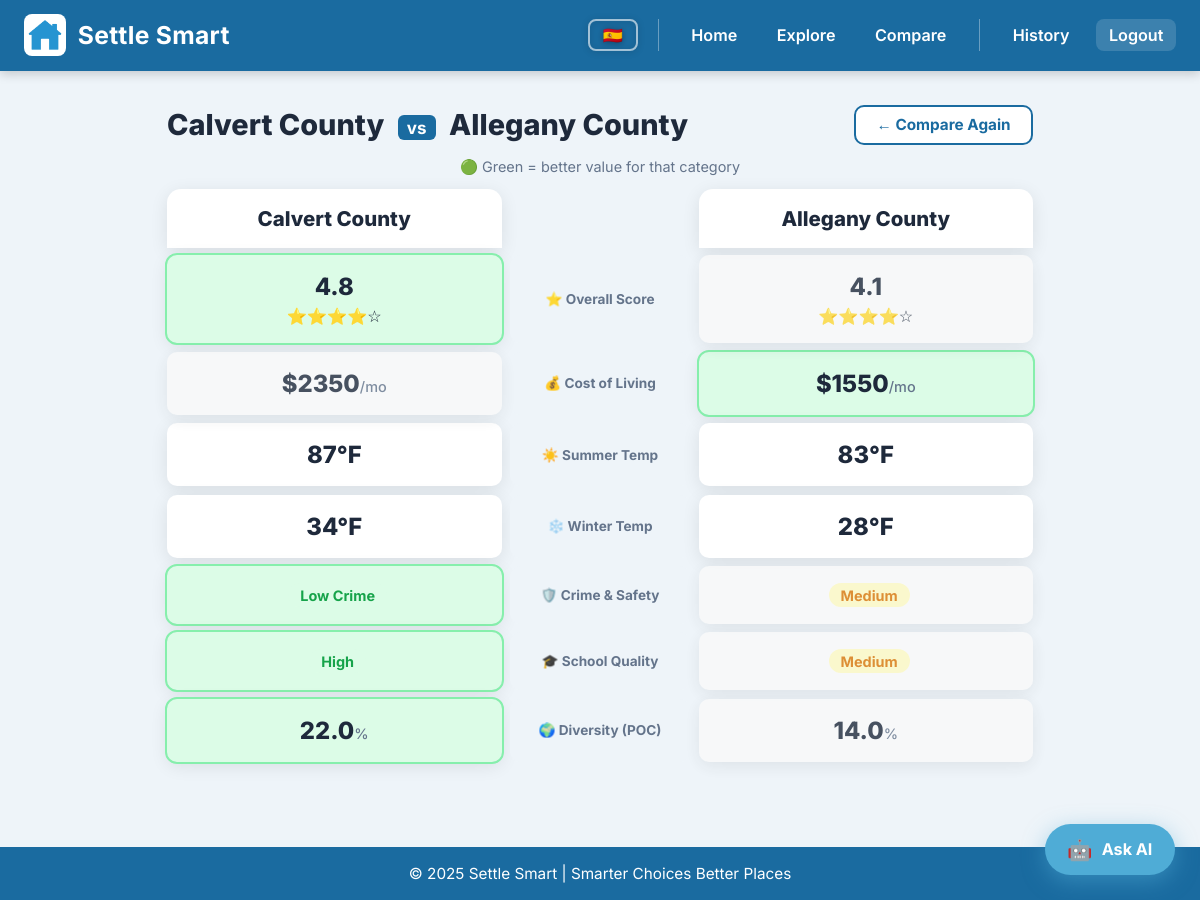
Page /compare?county1=Calvert County&county2=Allegany County (signed in) on the committed database.
### tables this page shows
CREATE TABLE counties (
            id INTEGER PRIMARY KEY AUTOINCREMENT,
            name TEXT UNIQUE NOT NULL,
            summer_temp INTEGER,
            winter_temp INTEGER,
            avg_cost_of_living INTEGER,
            crime_safety TEXT,
            school_quality TEXT,
            diversity_percent REAL,
            crime_explanation TEXT,
            school_explanation TEXT,
            race_white REAL,
            race_black REAL,
            race_hispanic REAL,
            race_asian REAL,
            race_american_indian REAL,
            race_native_hawaiian REAL,
            race_multiracial REAL,
            lat REAL,
            lng REAL
        );

### app.py (the view, shortened to what this page needs)
@app.route("/compare", methods=["GET", "POST"])
def compare():
    county1 = county2 = county1_name = county2_name = None
    if request.method == "POST":
        county1_name = request.form.get("county1")
        county2_name = request.form.get("county2")
    elif request.args.get("county1") and request.args.get("county2"):
        county1_name = request.args.get("county1")
        county2_name = request.args.get("county2")
    if county1_name: county1 = get_county_overview(county1_name)
    if county2_name: county2 = get_county_overview(county2_name)
    if county1 and county2:
        return render_template(
            "compare_result.html",
            county1=county1, county2=county2,
        )
    return render_template(
        "compare.html",
        counties=get_all_county_names(),
        county1_name=county1_name, county2_name=county2_name,
    )

### app.py (called while the page is built)
def get_db():
    conn = sqlite3.connect("settle_smart.db")
    conn.row_factory = sqlite3.Row
    return conn

@login_manager.user_loader
def load_user(user_id):
    conn = get_db()
    row = conn.execute("SELECT * FROM users WHERE id = ?", (user_id,)).fetchone()
    conn.close()
    if row:
        return User(row["id"], row["username"], row["email"])
    return None

@app.context_processor
def inject_lang():
    lang = session.get('lang', 'en')
    return {'t': TRANSLATIONS[lang], 'lang': lang}

def compute_raw_score(entry: dict) -> int:
    score = 70
    if entry["schoolQuality"] == "High":   score += 10
    elif entry["schoolQuality"] == "Low":  score -= 10
    if entry["crimeSafety"] == "Low":      score += 10
    elif entry["crimeSafety"] == "High":   score -= 10
    diversity = entry["diversityPercent"]
    score += max(0, 10 - abs(50 - diversity) // 5)
    cost = entry["averageCostOfLiving"]
    if cost <= 1900:   score += 5
    elif cost >= 3000: score -= 5
    return max(0, min(100, score))

def compute_star_score(entry: dict) -> float:
    raw = compute_raw_score(entry)
    star = round(1.0 + (raw / 100.0) * 4.0, 1)
    return star

### templates/compare_result.html (shortened to what this page needs)
<!DOCTYPE html>
<html lang="{{ lang }}">
<head>
  <link rel="stylesheet" href="{{ url_for('static', filename='style.css') }}">
</head>
<body>
  <header class="site-header">
    <div class="logo-title">
      <img src="{{ url_for('static', filename='logo.png') }}" alt="Settle Smart Logo"/>
      <h1>Settle Smart</h1>
    </div>
    <nav class="nav-links">
      <div class="lang-toggle">
        {% if lang == 'en' %}
          <a href="/set-lang/es" class="lang-btn" title="Español">🇪🇸</a>
        {% else %}
          <a href="/set-lang/en" class="lang-btn" title="English">🇺🇸</a>
        {% endif %}
      </div>
      <a href="/">{{ t.nav_home }}</a>
      <a href="/explore">{{ t.nav_explore }}</a>
      <a href="/compare">{{ t.nav_compare }}</a>
      {% if current_user.is_authenticated %}
        <a href="/history">{{ t.nav_history }}</a>
        <a href="/logout" class="nav-auth">{{ t.nav_logout }}</a>
      {% else %}
        <span class="nav-divider">|</span>
        <a href="/login" class="nav-auth">{{ t.nav_login }}</a>
      {% endif %}
    </nav>
  </header>
  <main class="compare-result-page">
    <div class="cmp-result-header">
      <h2>{{ county1.name }} <span class="vs-inline">vs</span> {{ county2.name }}</h2>
      <a href="/compare" class="cmp-again-btn">{{ t.compare_again }}</a>
    </div>
    <p class="compare-legend">{{ t.compare_legend }}</p>
    <div class="compare-header-row">
      <div class="compare-county-title">{{ county1.name }}</div>
      <div class="compare-center-label"></div>
      <div class="compare-county-title">{{ county2.name }}</div>
    </div>
    <div class="compare-table">
      <div class="compare-row">
        <div class="compare-cell left {% if county1.overall_score > county2.overall_score %}winner{% elif county1.overall_score < county2.overall_score %}loser{% endif %}">
          <span class="cmp-val">{{ county1.overall_score }}</span>
          <span class="cmp-stars">{% for i in range(1,6) %}{% if county1.overall_score >= i %}⭐{% else %}☆{% endif %}{% endfor %}</span>
        </div>
        <div class="compare-label">{{ t.cat_overall }}</div>
        <div class="compare-cell right {% if county2.overall_score > county1.overall_score %}winner{% elif county2.overall_score < county1.overall_score %}loser{% endif %}">
          <span class="cmp-val">{{ county2.overall_score }}</span>
          <span class="cmp-stars">{% for i in range(1,6) %}{% if county2.overall_score >= i %}⭐{% else %}☆{% endif %}{% endfor %}</span>
        </div>
      </div>
      <div class="compare-row">
        <div class="compare-cell left {% if county1.averageCostOfLiving < county2.averageCostOfLiving %}winner{% elif county1.averageCostOfLiving > county2.averageCostOfLiving %}loser{% endif %}">
          <span class="cmp-val">${{ county1.averageCostOfLiving }}<span class="cmp-unit">{{ t.per_month }}</span></span>
        </div>
        <div class="compare-label">{{ t.cat_cost }}</div>
        <div class="compare-cell right {% if county2.averageCostOfLiving < county1.averageCostOfLiving %}winner{% elif county2.averageCostOfLiving > county1.averageCostOfLiving %}loser{% endif %}">
          <span class="cmp-val">${{ county2.averageCostOfLiving }}<span class="cmp-unit">{{ t.per_month }}</span></span>
        </div>
      </div>
      <div class="compare-row">
        <div class="compare-cell left"><span class="cmp-val">{{ county1.summerTemp }}°F</span></div>
        <div class="compare-label">{{ t.cat_summer }}</div>
        <div class="compare-cell right"><span class="cmp-val">{{ county2.summerTemp }}°F</span></div>
      </div>
      <div class="compare-row">
        <div class="compare-cell left"><span class="cmp-val">{{ county1.winterTemp }}°F</span></div>
        <div class="compare-label">{{ t.cat_winter }}</div>
        <div class="compare-cell right"><span class="cmp-val">{{ county2.winterTemp }}°F</span></div>
      </div>
      {% set crime_order = {"Low": 1, "Medium": 2, "High": 3} %}
      <div class="compare-row">
        <div class="compare-cell left {% if crime_order[county1.crimeSafety] < crime_order[county2.crimeSafety] %}winner{% elif crime_order[county1.crimeSafety] > crime_order[county2.crimeSafety] %}loser{% endif %}">
          {% if county1.crimeSafety == "Low" %}<span class="badge-pill pill-low">{{ t.pill_low_crime }}</span>
          {% elif county1.crimeSafety == "Medium" %}<span class="badge-pill pill-medium">{{ t.pill_medium }}</span>
          {% else %}<span class="badge-pill pill-high-crime">{{ t.pill_high_crime }}</span>{% endif %}
        </div>
        <div class="compare-label">{{ t.cat_crime }}</div>
        <div class="compare-cell right {% if crime_order[county2.crimeSafety] < crime_order[county1.crimeSafety] %}winner{% elif crime_order[county2.crimeSafety] > crime_order[county1.crimeSafety] %}loser{% endif %}">
          {% if county2.crimeSafety == "Low" %}<span class="badge-pill pill-low">{{ t.pill_low_crime }}</span>
          {% elif county2.crimeSafety == "Medium" %}<span class="badge-pill pill-medium">{{ t.pill_medium }}</span>
          {% else %}<span class="badge-pill pill-high-crime">{{ t.pill_high_crime }}</span>{% endif %}
        </div>
      </div>
      {% set school_order = {"High": 1, "Medium": 2, "Low": 3} %}
      <div class="compare-row">
        <div class="compare-cell left {% if school_order[county1.schoolQuality] < school_order[county2.schoolQuality] %}winner{% elif school_order[county1.schoolQuality] > school_order[county2.schoolQuality] %}loser{% endif %}">
          {% if county1.schoolQuality == "High" %}<span class="badge-pill pill-low">{{ t.pill_high }}</span>
          {% elif county1.schoolQuality == "Medium" %}<span class="badge-pill pill-medium">{{ t.pill_medium }}</span>
          {% else %}<span class="badge-pill pill-high-crime">{{ t.pill_low }}</span>{% endif %}
        </div>
        <div class="compare-label">{{ t.cat_school }}</div>
        <div class="compare-cell right {% if school_order[county2.schoolQuality] < school_order[county1.schoolQuality] %}winner{% elif school_order[county2.schoolQuality] > school_order[county1.schoolQuality] %}loser{% endif %}">
          {% if county2.schoolQuality == "High" %}<span class="badge-pill pill-low">{{ t.pill_high }}</span>
          {% elif county2.schoolQuality == "Medium" %}<span class="badge-pill pill-medium">{{ t.pill_medium }}</span>
          {% else %}<span class="badge-pill pill-high-crime">{{ t.pill_low }}</span>{% endif %}
        </div>
      </div>
      <div class="compare-row">
        <div class="compare-cell left {% if county1.diversityPercent > county2.diversityPercent %}winner{% elif county1.diversityPercent < county2.diversityPercent %}loser{% endif %}">
          <span class="cmp-val">{{ county1.diversityPercent }}<span class="cmp-unit">%</span></span>
        </div>
        <div class="compare-label">{{ t.cat_diversity }}</div>
        <div class="compare-cell right {% if county2.diversityPercent > county1.diversityPercent %}winner{% elif county2.diversityPercent < county1.diversityPercent %}loser{% endif %}">
          <span class="cmp-val">{{ county2.diversityPercent }}<span class="cmp-unit">%</span></span>
        </div>
      </div>
    </div>
  </main>
  <footer>{{ t.footer }}</footer>
  <a href="/assistant" class="ai-fab">
    <span class="fab-icon">🤖</span> {{ t.ask_ai }}
  </a>
</body>
</html>

### static/style.css (style rules this page uses)
* { box-sizing: border-box; margin: 0; padding: 0; }
:root { --brand: #1a6ba0; --brand-d: #124f7a; --ink: #1e293b; --bg: #eef4f9; --panel: #ffffff; --muted: #64748b; --ring: rgba(26,107,160,.25); --green: #16a34a; --yellow: #d97706; --red: #dc2626; --radius: 14px; --shadow: 0 4px 18px rgba(0,0,0,.09); }
html, body { font-size: 17px; font-family: 'Inter', 'Segoe UI', sans-serif; color: var(--ink); background: var(--bg); }
header, .site-header { background: var(--brand); color: #fff; padding: .85rem 1.4rem; display: flex; align-items: center; justify-content: space-between; gap: 1rem; box-shadow: 0 3px 10px rgba(0,0,0,.18); position: sticky; top: 0; z-index: 100; }
.brand, .logo-title { display: flex; align-items: center; gap: 12px; text-decoration: none; color: inherit; }
.brand img, .logo-title img { height: 42px; border-radius: 8px; }
.brand-text .title, .logo-title h1 { font-size: 1.45rem; font-weight: 700; letter-spacing: .3px; margin: 0; }
.nav-links { display: flex; gap: 14px; }
.nav-links a, .backlink { color: #fff; text-decoration: none; font-weight: 600; font-size: .95rem; padding: .35rem .75rem; border-radius: 8px; transition: background .2s; }
.badge-pill { display: inline-block; padding: .2rem .7rem; border-radius: 999px; font-size: .85rem; font-weight: 700; margin-left: .4rem; }
.pill-low { background: #dcfce7; color: var(--green); }
.pill-medium { background: #fef9c3; color: var(--yellow); }
.compare-result-page { max-width: 900px; margin: 0 auto; padding: 2rem 1rem 5rem; }
.cmp-result-header { display: flex; align-items: center; justify-content: space-between; flex-wrap: wrap; gap: 1rem; margin-bottom: .75rem; }
.cmp-result-header h2 { font-size: 1.7rem; font-weight: 800; color: var(--ink); }
.vs-inline { font-size: 1rem; font-weight: 700; color: #fff; background: var(--brand); padding: .15rem .55rem; border-radius: 6px; margin: 0 .4rem; vertical-align: middle; }
.cmp-again-btn { background: var(--panel); color: var(--brand); border: 2px solid var(--brand); padding: .5rem 1.2rem; border-radius: 10px; font-weight: 700; font-size: .9rem; text-decoration: none; transition: background .2s, color .2s; }
.compare-header-row { display: grid; grid-template-columns: 1fr 180px 1fr; gap: .5rem; margin-bottom: .4rem; }
.compare-county-title { font-size: 1.2rem; font-weight: 800; color: var(--ink); text-align: center; background: var(--panel); border-radius: var(--radius) var(--radius) 0 0; padding: 1rem; box-shadow: var(--shadow); }
.compare-table { display: flex; flex-direction: column; gap: .5rem; }
.compare-row { display: grid; grid-template-columns: 1fr 180px 1fr; gap: .5rem; align-items: stretch; }
.compare-cell { background: var(--panel); border-radius: 10px; padding: 1rem 1.2rem; display: flex; flex-direction: column; align-items: center; justify-content: center; gap: .3rem; box-shadow: var(--shadow); transition: background .2s; }
.compare-cell.winner { background: #dcfce7; outline: 2px solid #86efac; }
.compare-cell.loser { background: #fafafa; opacity: .8; }
.compare-label { background: var(--bg); border-radius: 10px; display: flex; align-items: center; justify-content: center; text-align: center; font-size: .8rem; font-weight: 700; color: var(--muted); padding: .5rem .4rem; }
.cmp-val { font-size: 1.4rem; font-weight: 800; color: var(--ink); }
.cmp-unit { font-size: .85rem; font-weight: 500; color: var(--muted); }
.cmp-stars { font-size: .95rem; }
.compare-legend { margin-bottom: .8rem; text-align: center; color: var(--muted); font-size: .85rem; }
.ai-fab { position: fixed; bottom: 1.5rem; right: 1.5rem; z-index: 999; display: flex; align-items: center; gap: .55rem; background: #4facd6; color: #fff; text-decoration: none; font-weight: 700; font-size: .95rem; padding: .75rem 1.3rem; border-radius: 999px; box-shadow: 0 6px 22px rgba(79,172,214,.5); transition: background .2s, transform .2s, box-shadow .2s; }
.ai-fab .fab-icon { font-size: 1.2rem; }
footer { background: var(--brand); color: #fff; text-align: center; padding: 1rem; font-size: .9rem; }
.nav-auth { background: rgba(255,255,255,.15); border-radius: 8px; }
.lang-toggle { display: flex; }
.lang-btn { text-decoration: none; font-size: 1.9rem; line-height: 1; padding: .18rem .22rem; border-radius: 8px; display: flex; align-items: center; border: 2px solid rgba(255,255,255,.6); transition: transform .15s, border-color .15s; filter: drop-shadow(0 1px 3px rgba(0,0,0,.35)); }

### rows in the picture
counties: name "Calvert County", averageCostOfLiving "2350", pill_high "High", diversityPercent "22.0"
counties: name "Allegany County", averageCostOfLiving "1550", diversityPercent "14.0"

### other values in the picture
{{ t.nav_home }} "Home"
{{ t.nav_explore }} "Explore"
{{ t.nav_compare }} "Compare"
{{ t.nav_history }} "History"
{{ t.nav_logout }} "Logout"
{{ t.compare_again }} "← Compare Again"
{{ t.compare_legend }} "🟢 Green = better value for that category"
{{ county1.overall_score }} "4.8"
{{ t.cat_overall }} "⭐ Overall Score"
{{ county2.overall_score }} "4.1"
{{ t.per_month }} "/mo"
{{ t.cat_cost }} "💰 Cost of Living"
{{ county1.summerTemp }} "87"
{{ t.cat_summer }} "☀️ Summer Temp"
{{ county2.summerTemp }} "83"
